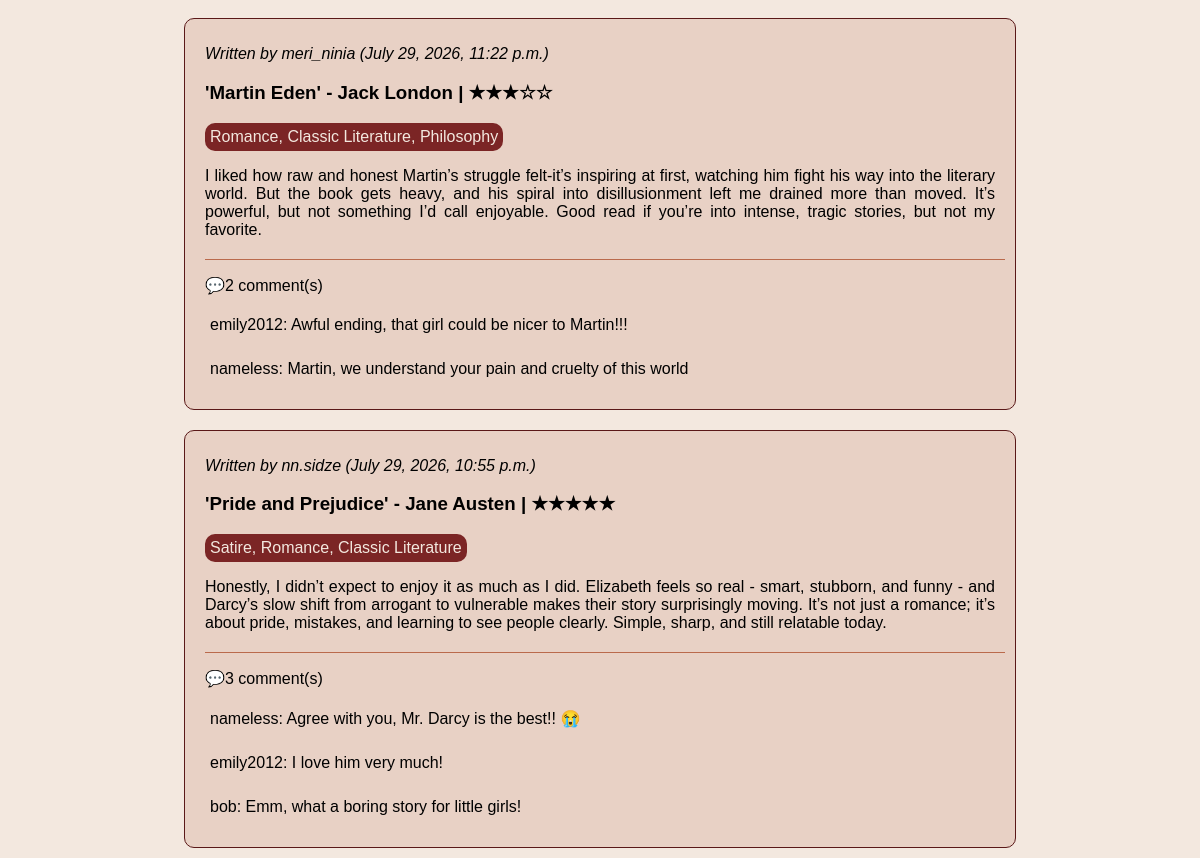
Before: / (lower part) with the older database file.
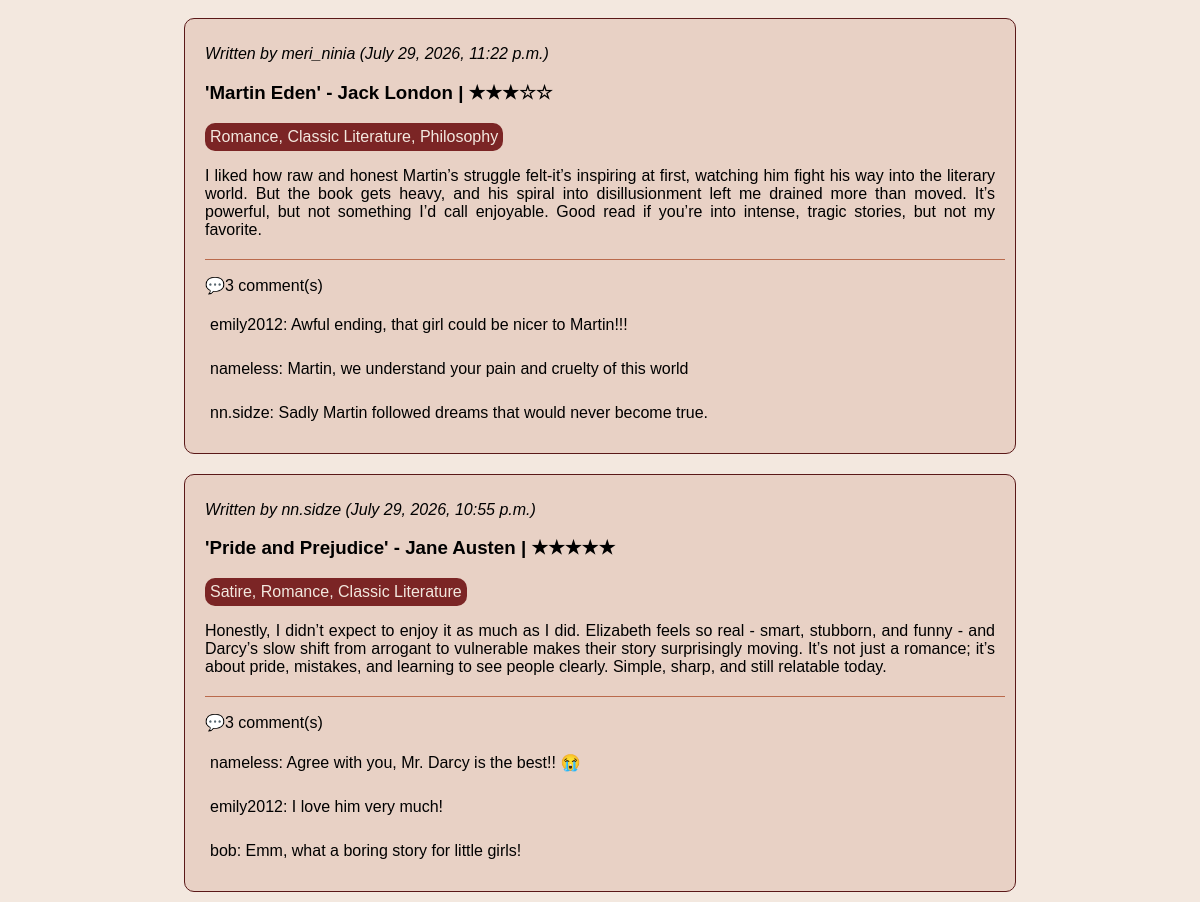
After: the same page with the newer database file.
### books/models.py (models this page shows, shortened)
class Review(models.Model):
    user = models.ForeignKey(User, on_delete = models.CASCADE)
    book = models.ForeignKey(Book, on_delete = models.CASCADE)
    rating = models.IntegerField(
        default = 5,
        validators=[MinValueValidator(1), MaxValueValidator(5)]
    )
    def stars(self):
            return "★" * self.rating + "☆" * (5 - self.rating)
    content = models.TextField()
    created_at = models.DateTimeField(auto_now_add=True)

class Book(models.Model):
    author = models.ForeignKey(Author, on_delete = models.CASCADE)
    title = models.CharField(max_length=200)
    genre = models.ManyToManyField(Genre)

class Author(models.Model):
    name = models.CharField(max_length=30)
    surname = models.CharField(max_length=30)
    def __str__(self):
        return f"{self.name} {self.surname}"

class Genre(models.Model):
    genre_name = models.CharField(max_length=30, unique = True)

class Comment(models.Model):
    user = models.ForeignKey(User, on_delete = models.CASCADE)
    review_post = models.ForeignKey(Review, related_name = "comments", on_delete = models.CASCADE)
    comment = models.TextField()

### users/models.py (models this page shows)
class User(AbstractUser):
    pass

### mysite/views.py (the view)
# urls.py: path('', home_page, name = "home"),
def home_page(request):
    query = request.GET.get('q')
    posts = models.Review.objects.all().order_by('-created_at')
    if query:
        posts = posts.filter(book__title__icontains = query).distinct()
    return render(
        request,
        "home.html",
        {
            "reviews": posts,
            "query": query,
        }
    )

### templates/home.html (shortened to what this page needs)
{% load static %}
<!DOCTYPE html>
<html lang="en">
<head>
    <link rel="stylesheet" href="{% static 'css/style.css' %}">
</head>
<body>
    <div class = "posts-container">
            {% for review in reviews%}
            <div class = "post-style">
                <p><i>Written by {{review.user.username}} ({{review.created_at}})</i></p>
                <a href="{% url 'details' review_id=review.id %}">
                    <h3>'{{review.book.title}}' - {{review.book.author}} | {{review.stars}}</h3>
                </a>
                    <div class = "genres">
                            <div class ="genre">
                                {% for genre in review.book.genre.all %}
                                {{ genre.genre_name }}{% if not forloop.last %}, {% endif %}
                            {% endfor %}
                            </div>
                    </div>
                <p class = "review-content">{{review.content}}</p>
                <span class="comments-count">💬{{review.comments.all|length}} comment(s)</span>
                <div class="comment-section">
                        {%for comment in review.comments.all%}
                        <div class="comment-details">
                            <p class="comment-items">
                            {{comment.user.username}}:
                            {{comment.comment}}
                            </p>
                        </div>
                    {%endfor%}
                </div>
            </div>
            {%endfor%}
    </div>
</body>
</head>
</html>

Changed rows visible on the page:
computed for Review "July 29, 2026, 11:22 p.m.": comments.all|length "2" → "3"
added Comment: user.username "nn.sidze", comment "Sadly Martin followed dreams that would never become true.", shown under Review "July 29, 2026, 11:22 p.m."
